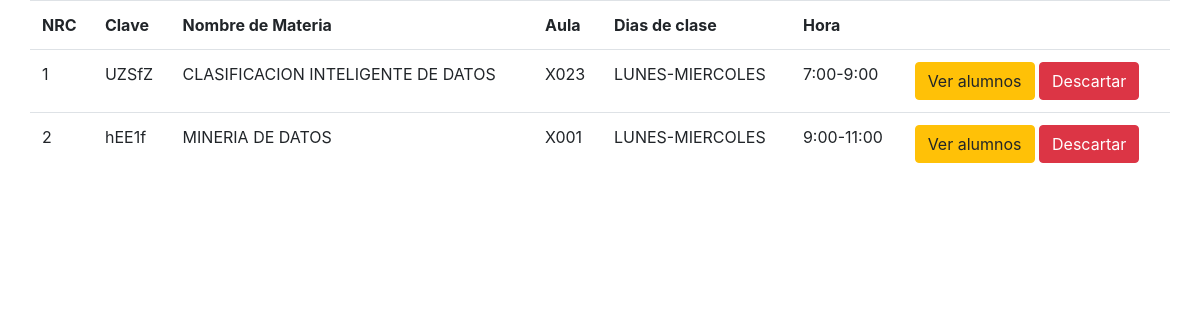
The page /ver_clases.php (signed in) on the database its author committed.
### tables this page shows
CREATE TABLE `materias` (
  `NRC` int(11) NOT NULL,
  `nombremat` varchar(100) NOT NULL,
  `clave` varchar(10) NOT NULL,
  `creditos` int(11) NOT NULL,
  `cupos` int(11) NOT NULL,
  `aula` varchar(10) NOT NULL
);

CREATE TABLE `horario` (
  `horario_id` int(11) NOT NULL,
  `dias` varchar(50) NOT NULL,
  `hora` varchar(50) NOT NULL
);

### ver_clases.php (the view, shortened to what this page needs)
<?php
	if(isset($_SESSION['maestro']))
	{
?>
<!DOCTYPE html>
<html lang="en">
<head>
	<link rel="stylesheet" href="css/bootstrap.min.css">
	<link rel="stylesheet" href="css/estiloslistar.css">
</head>
<body>
	<div class="container">
		<div class="row">
			<table class='table'>
				<tr>
					<th>NRC</th>
					<th>Clave</th>
					<th>Nombre de Materia</th>
					<th>Aula</th>
					<th>Dias de clase</th>
					<th>Hora</th>
					<th><span class="glyphicon glyphicon-wrench"></span></th>
				</tr>
<?php
			$id_profesor = $_SESSION['maestro'];
			$mysqli = new mysqli("localhost", "root", "", "practica4");
			$consulta2 = "SELECT NRC,clave,nombremat,aula,dias,hora FROM clases INNER JOIN materias ON id_materia = NRC INNER JOIN horario ON id_horario = horario_id WHERE id_usuario='$id_profesor'";
			if ($resultado = $mysqli->query($consulta2))
			{
				while ($fila = $resultado->fetch_row())
				{
					echo "<tr>";
					echo "<td>$fila[0]</td>
						<td>$fila[1]</td>
						<td>$fila[2]</td>
						<td>$fila[3]</td>
						<td>$fila[4]</td>
						<td>$fila[5]</td>";
					echo"<td>";
				     echo "<a data-toggle='modal' data-target='#editUsu'data-id='" .$fila[0] ."' data-clave'" .$fila[2] ."' data-nombre='" .$fila[1] ."' data-cupos='" .$fila[4] ."' data-aula='" .$fila[5] ."' data-creditos='" .$fila[3] ."' class='btn btn-warning' id='raaagh'><span class='glyphicon glyphicon-pencil'></span>Ver alumnos</a> ";
					echo "<a class='btn btn-danger' href='elimina.php?id=" .$fila[0] ."'><span class='glyphicon glyphicon-remove'></span>Descartar</a>";
					echo "</td>";
					echo "</tr>";
				}
			}
?>
	        </table>
	    </div>
	</div>
</body>
</html>
<?php
	}
	else
	{
		?>
		 <META HTTP-EQUIV="Refresh" CONTENT="0; URL=login.php">
		 <?php
	}
?>

### rows shown on the page
materias: NRC "1", clave "UZSfZ", nombremat "CLASIFICACION INTELIGENTE DE DATOS", aula "X023", horario.dias "LUNES-MIERCOLES", horario.hora "7:00-9:00"
materias: NRC "2", clave "hEE1f", nombremat "MINERIA DE DATOS", aula "X001", horario.dias "LUNES-MIERCOLES", horario.hora "9:00-11:00"
